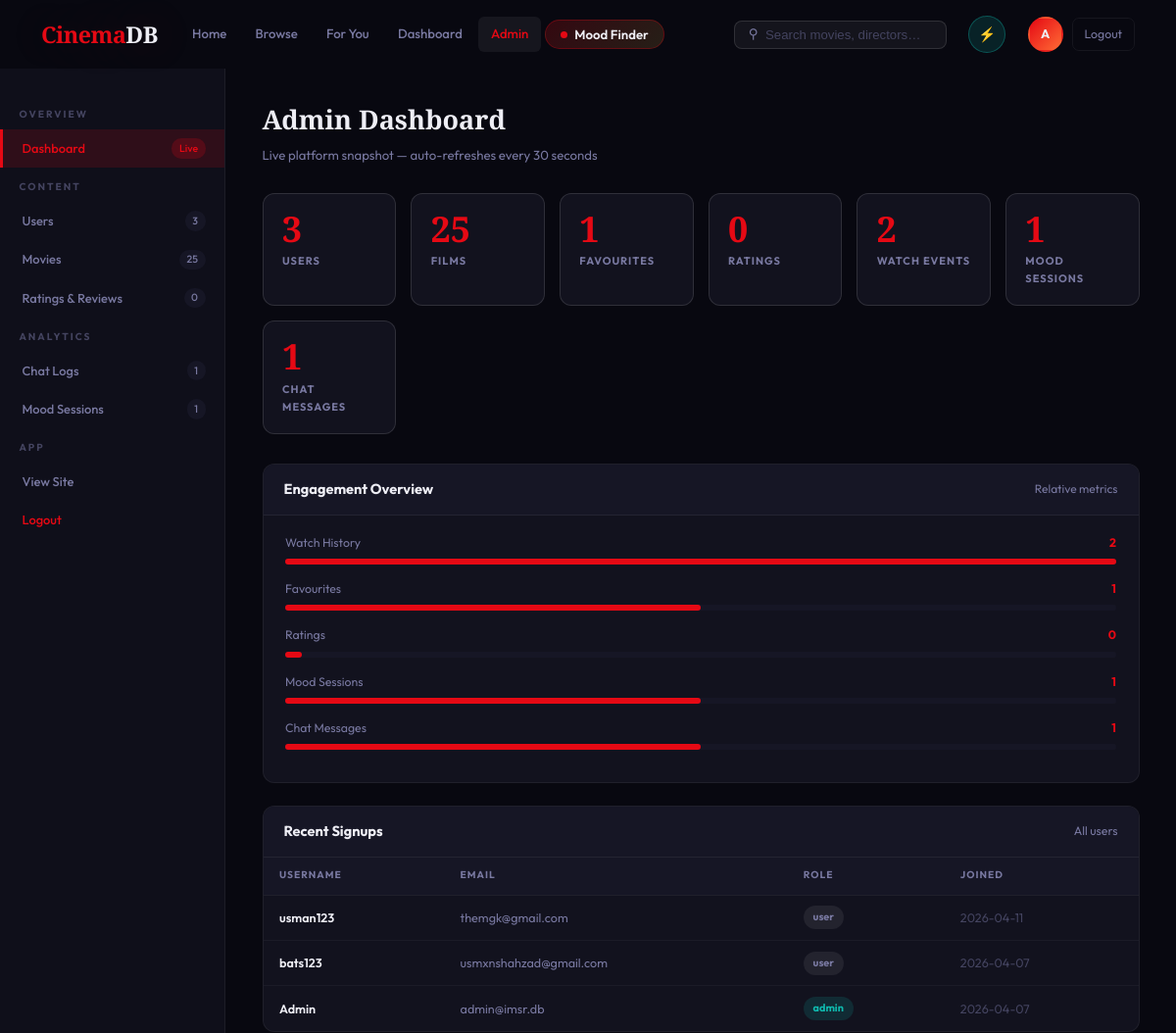
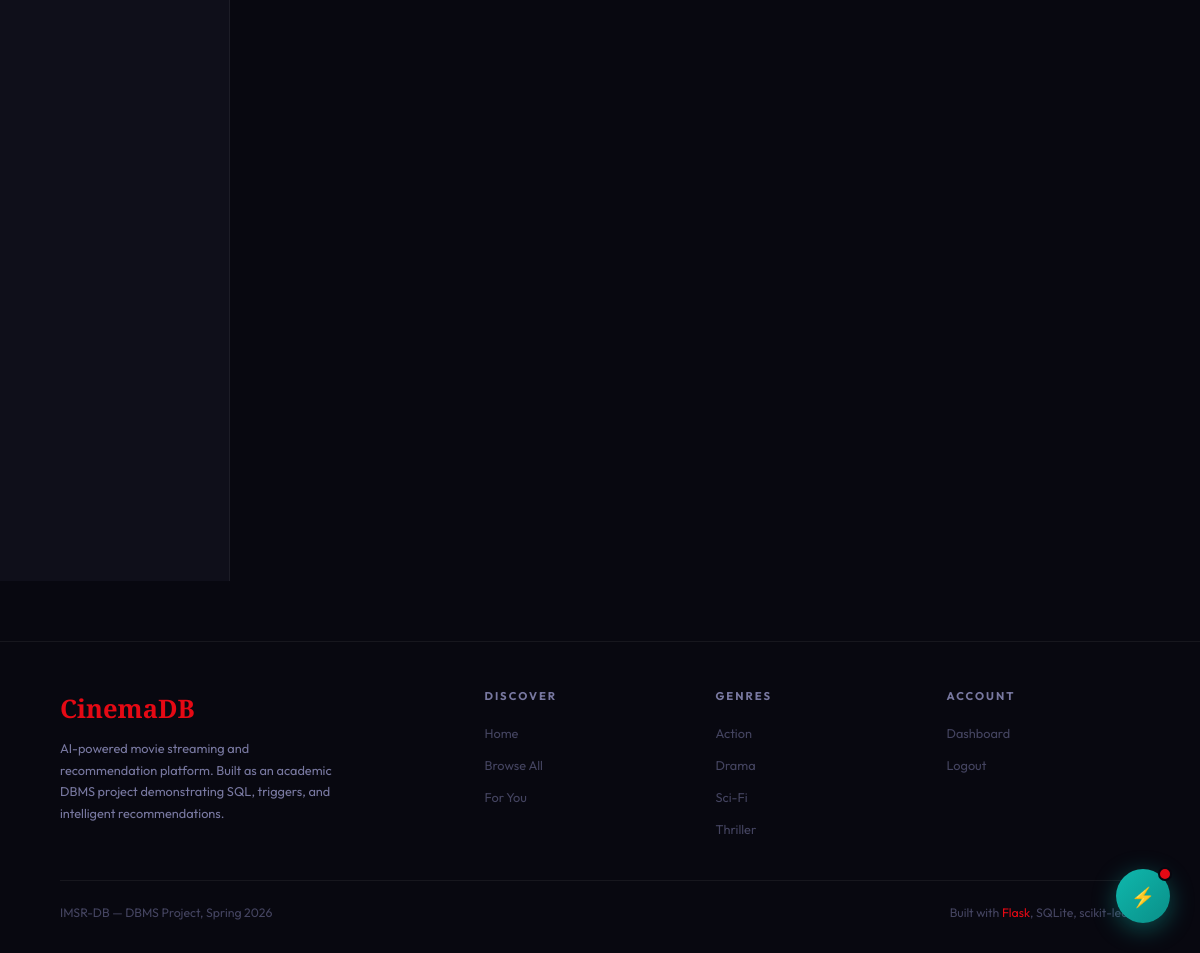
The page /admin (signed in) on the database its author committed (2 pictures, top to bottom).
### tables this page shows
CREATE TABLE users (
            id        INTEGER PRIMARY KEY AUTOINCREMENT,
            username  TEXT NOT NULL,
            email     TEXT NOT NULL UNIQUE,
            password  TEXT NOT NULL,
            role      TEXT NOT NULL DEFAULT 'user',
            avatar    TEXT,
            bio       TEXT,
            created   TIMESTAMP DEFAULT CURRENT_TIMESTAMP
        );

### app.py (the view, shortened to what this page needs)
@app.route("/admin")
@admin_required
def admin():
    db = get_db()
    tab = request.args.get("tab", "overview")
    users      = db.execute("SELECT id,username,email,role,created FROM users ORDER BY created DESC").fetchall()
    total_favs = db.execute("SELECT COUNT(*) as c FROM favorites").fetchone()["c"]
    total_rat  = db.execute("SELECT COUNT(*) as c FROM ratings").fetchone()["c"]
    total_hist = db.execute("SELECT COUNT(*) as c FROM watch_history").fetchone()["c"]
    total_moods= db.execute("SELECT COUNT(*) as c FROM mood_sessions").fetchone()["c"]
    total_chats= db.execute("SELECT COUNT(*) as c FROM chat_logs WHERE role='user'").fetchone()["c"]
    all_ratings = []
    chat_logs_data = []
    mood_data = []
    if tab == "chatlogs":
        chat_logs_data = db.execute(
            "SELECT cl.id, cl.role, cl.message, cl.ts, COALESCE(u.username,'Guest') as username "
            "FROM chat_logs cl LEFT JOIN users u ON cl.user_id=u.id "
            "ORDER BY cl.ts DESC LIMIT 200"
        ).fetchall()
    return render_template("admin.html",
                           tab=tab,
                           users=users,
                           all_movies=get_all_movies(),
                           all_ratings=all_ratings,
                           chat_logs_data=chat_logs_data,
                           mood_data=mood_data,
                           total_movies=len(get_all_movies()),
                           total_users=len(users),
                           total_favs=total_favs,
                           total_ratings=total_rat,
                           total_hist=total_hist,
                           total_moods=total_moods,
                           total_chats=total_chats,
                           genres=get_genres(),
                           user=current_user())

### app.py (called while the page is built)
def get_db():
    db = getattr(g, "_db", None)
    if db is None:
        db = g._db = sqlite3.connect(DATABASE)
        db.row_factory = sqlite3.Row
        db.execute("PRAGMA foreign_keys = ON")
    return db

def admin_required(f):
    @wraps(f)
    def wrapped(*a, **kw):
        if "user_id" not in session or session.get("role") != "admin":
            return redirect(url_for("home"))
        return f(*a, **kw)
    return wrapped

def current_user():
    if "user_id" not in session: return None
    return get_db().execute("SELECT * FROM users WHERE id=?", (session["user_id"],)).fetchone()

### recommendation.py (called while the page is built)
def get_all_movies():         return SEED_MOVIES

def get_genres():
    g = set()
    for m in SEED_MOVIES:
        for x in m["genre"].split("|"): g.add(x.strip())
    return sorted(g)

### templates/admin.html (shortened to what this page needs)
{% extends "base.html" %}
{% block content %}
<div class="admin-wrap">
  <aside class="admin-side">
    <div class="side-section">Overview</div>
    <a class="side-link {% if tab=='overview' %}active{% endif %}" href="{{ url_for('admin', tab='overview') }}">Dashboard <span class="sct">Live</span></a>
    <div class="side-section">Content</div>
    <a class="side-link {% if tab=='users'   %}active{% endif %}" href="{{ url_for('admin', tab='users') }}">Users <span class="sct">{{ total_users }}</span></a>
    <a class="side-link {% if tab=='movies'  %}active{% endif %}" href="{{ url_for('admin', tab='movies') }}">Movies <span class="sct">{{ total_movies }}</span></a>
    <a class="side-link {% if tab=='ratings' %}active{% endif %}" href="{{ url_for('admin', tab='ratings') }}">Ratings &amp; Reviews <span class="sct">{{ total_ratings }}</span></a>
    <div class="side-section">Analytics</div>
    <a class="side-link {% if tab=='chatlogs' %}active{% endif %}" href="{{ url_for('admin', tab='chatlogs') }}">Chat Logs <span class="sct">{{ total_chats }}</span></a>
    <a class="side-link {% if tab=='moods'   %}active{% endif %}" href="{{ url_for('admin', tab='moods') }}">Mood Sessions <span class="sct">{{ total_moods }}</span></a>
    <div class="side-section">App</div>
    <a class="side-link" href="{{ url_for('home') }}">View Site</a>
    <a class="side-link" href="{{ url_for('logout') }}" style="color:var(--accent);">Logout</a>
  </aside>
  <main class="admin-main">
    {% if tab == 'overview' %}
    <div class="pg-hd">
      <h2>Admin Dashboard</h2>
      <p>Live platform snapshot &mdash; auto-refreshes every 30 seconds</p>
    </div>
    <div class="stat-grid">
      <div class="sbox" onclick="location='{{ url_for('admin',tab='users') }}'">  <div class="sbox-n" id="sv-users">{{ total_users }}</div>   <div class="sbox-l">Users</div></div>
      <div class="sbox" onclick="location='{{ url_for('admin',tab='movies') }}'"> <div class="sbox-n" id="sv-movies">{{ total_movies }}</div>  <div class="sbox-l">Films</div></div>
      <div class="sbox"><div class="sbox-n" id="sv-favs">{{ total_favs }}</div>      <div class="sbox-l">Favourites</div></div>
      <div class="sbox" onclick="location='{{ url_for('admin',tab='ratings') }}'"><div class="sbox-n" id="sv-ratings">{{ total_ratings }}</div><div class="sbox-l">Ratings</div></div>
      <div class="sbox"><div class="sbox-n" id="sv-hist">{{ total_hist }}</div>       <div class="sbox-l">Watch Events</div></div>
      <div class="sbox" onclick="location='{{ url_for('admin',tab='moods') }}'">  <div class="sbox-n" id="sv-moods">{{ total_moods }}</div>   <div class="sbox-l">Mood Sessions</div></div>
      <div class="sbox" onclick="location='{{ url_for('admin',tab='chatlogs') }}'"><div class="sbox-n" id="sv-chats">{{ total_chats }}</div>  <div class="sbox-l">Chat Messages</div></div>
    </div>
    <div class="tc" style="margin-bottom:1.5rem;">
      <div class="tc-hd"><h3>Engagement Overview</h3><span style="color:var(--muted);font-size:.8rem;">Relative metrics</span></div>
      <div style="padding:1.2rem 1.5rem;">
        {% set mx = [total_hist, 1]|max %}
        {% for lbl,val in [('Watch History',total_hist),('Favourites',total_favs),('Ratings',total_ratings),('Mood Sessions',total_moods),('Chat Messages',total_chats)] %}
        <div style="margin-bottom:1rem;">
          <div style="display:flex;justify-content:space-between;font-size:.82rem;margin-bottom:.3rem;">
            <span style="color:var(--muted);">{{ lbl }}</span>
            <span style="font-weight:700;color:var(--accent);">{{ val }}</span>
          </div>
          <div class="bar-wrap"><div class="bar-fill" style="width:{{ [[((val / mx) * 100)|int, 100]|min, 2]|max }}%"></div></div>
        </div>
        {% endfor %}
      </div>
    </div>
    <div class="tc">
      <div class="tc-hd"><h3>Recent Signups</h3><a href="{{ url_for('admin',tab='users') }}" style="font-size:.82rem;color:var(--muted);">All users</a></div>
      <div class="tc-sc">
        <table><thead><tr><th>Username</th><th>Email</th><th>Role</th><th>Joined</th></tr></thead><tbody>
          {% for u in users[:8] %}
          <tr>
            <td style="font-weight:600;">{{ u.username }}</td>
            <td style="color:var(--muted);">{{ u.email }}</td>
            <td><span class="rbadge {% if u.role=='admin' %}radmin{% else %}ruser{% endif %}">{{ u.role }}</span></td>
            <td style="color:var(--dim);">{{ u.created[:10] if u.created else '—' }}</td>
          </tr>
          {% endfor %}
        </tbody></table>
      </div>
    </div>
    {% endif %}
  </main>
</div>
{% endblock %}

### static/css/style.css (style rules this page uses)
:root { --bg: #080810; --bg2: #0f0f1a; --bg3: #161625; --card: #12121e; --card2: #1a1a2e; --border: rgba(255,255,255,0.06); --border2: rgba(255,255,255,0.12); --accent: #e50914; --accent-dim: rgba(229,9,20,0.15); --accent-glow: 0 0 40px rgba(229,9,20,0.25); --gold: #d4a843; --gold-dim: rgba(212,168,67,0.15); --teal: #0fb8ad; --text: #eeeef5; --muted: #7878a0; --dim: #444460; --nav-h: 70px; --r: 10px; --font-d: 'Playfair Display', Georgia, serif; --font-b: 'Outfit', sans-serif; }
*, *::before, *::after { box-sizing: border-box; margin: 0; padding: 0; }
html { scroll-behavior: smooth; font-size: 15px; }
body { background: var(--bg); color: var(--text); font-family: var(--font-b); line-height: 1.65; overflow-x: hidden; min-height: 100vh; }
a { color: inherit; text-decoration: none; }
.admin-main { padding: 2.5rem; }
table { width: 100%; border-collapse: collapse; }
th, td { padding: .8rem 1.2rem; text-align: left; border-bottom: 1px solid var(--border); font-size: .85rem; }
th { font-size: .72rem; font-weight: 700; letter-spacing: .8px; text-transform: uppercase; color: var(--muted); background: var(--bg3); }

### templates/admin.html (style rules this page uses)
.admin-wrap { display: grid; grid-template-columns: 230px 1fr; min-height: calc(100vh - var(--nav-h)); padding-top: var(--nav-h); }
.admin-side { background: var(--bg2); border-right: 1px solid var(--border); padding: 1.8rem 0; position: sticky; top: var(--nav-h); height: calc(100vh - var(--nav-h)); overflow-y: auto; }
.side-section { font-size:.68rem; font-weight:700; letter-spacing:2px; text-transform:uppercase; color:var(--dim); padding:.8rem 1.3rem .4rem; }
.side-link { display:flex; align-items:center; gap:.7rem; padding:.6rem 1.3rem; color:var(--muted); font-size:.86rem; font-weight:500; border-left:3px solid transparent; transition:all .18s; cursor:pointer; text-decoration:none; }
.side-link.active { color:var(--accent); border-left-color:var(--accent); background:var(--accent-dim); }
.side-link .sct { margin-left:auto; background:var(--bg3); border-radius:10px; padding:.1rem .5rem; font-size:.7rem; color:var(--muted); }
.side-link.active .sct { background:rgba(229,9,20,.2); color:var(--accent); }
.admin-main { padding:2rem 2.5rem; overflow-x:auto; }
.pg-hd { margin-bottom:1.8rem; }
.pg-hd h2 { font-family:var(--font-d); font-size:1.8rem; font-weight:900; }
.pg-hd p { color:var(--muted); font-size:.88rem; margin-top:.25rem; }
.stat-grid { display:grid; grid-template-columns:repeat(auto-fit,minmax(135px,1fr)); gap:1rem; margin-bottom:2rem; }
.sbox { background:var(--card); border:1px solid var(--border2); border-radius:12px; padding:1.2rem 1.3rem; cursor:default; transition:border-color .2s; }
.sbox-n { font-family:var(--font-d); font-size:2.4rem; font-weight:900; color:var(--accent); line-height:1; }
.sbox-l { font-size:.73rem; font-weight:700; letter-spacing:1px; text-transform:uppercase; color:var(--muted); margin-top:.35rem; }
.tc { background:var(--card); border:1px solid var(--border); border-radius:12px; overflow:hidden; margin-bottom:1.5rem; }
.tc-hd { padding:.9rem 1.4rem; background:var(--bg3); border-bottom:1px solid var(--border); display:flex; align-items:center; justify-content:space-between; gap:1rem; flex-wrap:wrap; }
.tc-hd h3 { font-weight:700; font-size:.97rem; }
.tc-sc { overflow-x:auto; }
table { width:100%; border-collapse:collapse; }
th { padding:.7rem 1.1rem; text-align:left; font-size:.68rem; font-weight:700; letter-spacing:1px; text-transform:uppercase; color:var(--muted); background:var(--bg3); border-bottom:1px solid var(--border); white-space:nowrap; }
td { padding:.72rem 1.1rem; font-size:.84rem; border-bottom:1px solid rgba(255,255,255,.04); vertical-align:middle; }
tr:last-child td { border-bottom:none; }
.rbadge { display:inline-block; padding:.2rem .65rem; border-radius:20px; font-size:.72rem; font-weight:700; }
.radmin { background:rgba(15,184,173,.15); color:var(--teal); }
.ruser { background:rgba(255,255,255,.07); color:var(--muted); }
.bar-wrap { height:6px; background:var(--bg3); border-radius:3px; width:100%; margin-top:.4rem; }
.bar-fill { height:100%; background:var(--accent); border-radius:3px; transition:width .5s ease; }

### rows shown on the page
users: username "usman123", email "themgk@gmail.com", role "user", created "2026-04-11"
users: username "bats123", email "usmxnshahzad@gmail.com", role "user", created "2026-04-07"
users: username "Admin", email "admin@imsr.db", role "admin", created "2026-04-07"

### other values the page prints
{{ session.username[0].upper() }} "A"
{{ total_users }} "3"
{{ total_movies }} "25"
{{ total_ratings }} "0"
{{ total_chats }} "1"
{{ total_moods }} "1"
{{ total_favs }} "1"
{{ total_hist }} "2"
{{ lbl }} "Watch History" "Favourites" "Ratings" "Mood Sessions" "Chat Messages"
{{ val }} "2" "1" "0" "1" "1"
